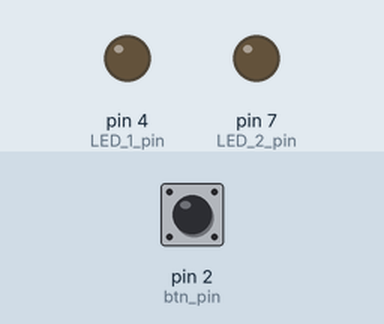
Recording of a sketch running on a simulated Arduino Uno, built with avr-gcc and run on an emulated ATmega328P. On the bench: output pins drawn as LEDs (lit = HIGH). The test bench sets the inputs (shaded band); at power-on: pin 2 (btn_pin) HIGH.

Above: at 1.8 s.
1.9 s: pin 2 (btn_pin) pulled LOW for 0.6 s
At 2.6 s:
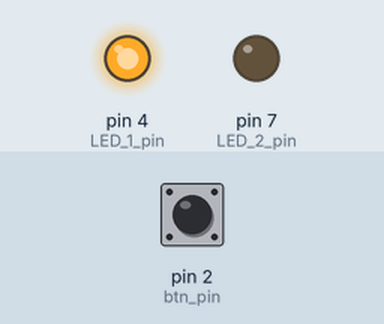
4.0 s: pin 2 (btn_pin) pulled LOW for 1 s
At 5.3 s:
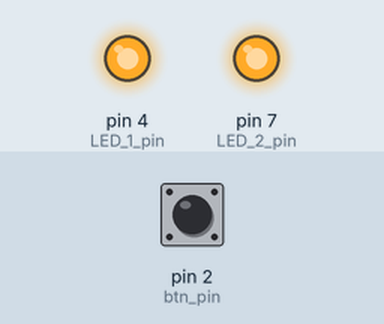
6.5 s: pin 2 (btn_pin) pulled LOW for 3.2 s
At 7.2 s:
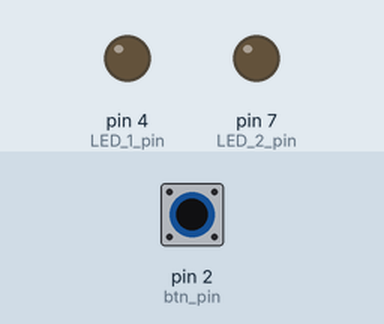
Timing chart, 0 to 9.5 s (numbered marks = the images above; inputs shaded):
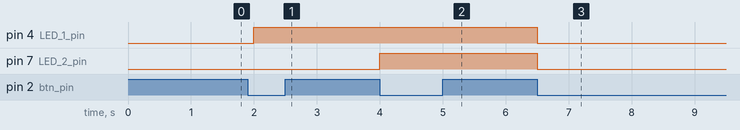

The sketch:

inputMonitoring.ino
```cpp
/*
ピンへの入力を監視する.
今回割り込みを使わない.
pin2:スイッチ
pin4:LED1
pin7:LED2
最初は両方のLEDが消灯している。
スイッチを押した回数は0,1,2,...と数える。
スイッチが押されるごとに回数を増やす。
回数を3で割った余りが0ならば両方のLEDを消灯する。
回数を3で割った余りが1ならばpin4のLEDのみ点灯する。
回数を3で割った余りが2ならばpin4と7のLEDが両方点灯する。
*/

const int LED_1_pin = 4;
const int LED_2_pin = 7;
const int btn_pin   = 2;

//監視周期を変える:短すぎるとチャタリングに弱くなり、長すぎると検出ミスを起こす
const int MONITOR_INTERVAL = 500;

bool is_pushed = false;

void setup() {
  // put your setup code here, to run once:
  pinMode(LED_1_pin, OUTPUT);
  pinMode(LED_2_pin, OUTPUT);
  pinMode(  btn_pin, INPUT_PULLUP);
  digitalWrite(LED_1_pin, LOW);
  digitalWrite(LED_2_pin, LOW);
}

int push_count = 0;

void loop() {
  // put your main code here, to run repeatedly:
  if(digitalRead(btn_pin) == LOW){
    if(!is_pushed){
      is_pushed = true;
      push_count ++;
    }
  }else{
    is_pushed = false;
  }

  switch(push_count % 3){
    case 0:
      digitalWrite(LED_1_pin, LOW);
      digitalWrite(LED_2_pin, LOW);
      break;
    case 1:
      digitalWrite(LED_1_pin, HIGH);
      digitalWrite(LED_2_pin, LOW);
      break;
    case 2:
      digitalWrite(LED_1_pin, HIGH);
      digitalWrite(LED_2_pin, HIGH);
      break;
    default:
      digitalWrite(LED_1_pin, LOW);
      digitalWrite(LED_2_pin, LOW);
      break;
  }
  delay(MONITOR_INTERVAL);
}
```

Measured:
- after the input at 1.9 s, pin 4 (LED_1_pin): LOW → HIGH after 0.10 s
- after the input at 4.0 s, pin 7 (LED_2_pin): LOW → HIGH at once
- after the input at 6.5 s, pin 4 (LED_1_pin), pin 7 (LED_2_pin): HIGH → LOW at once
